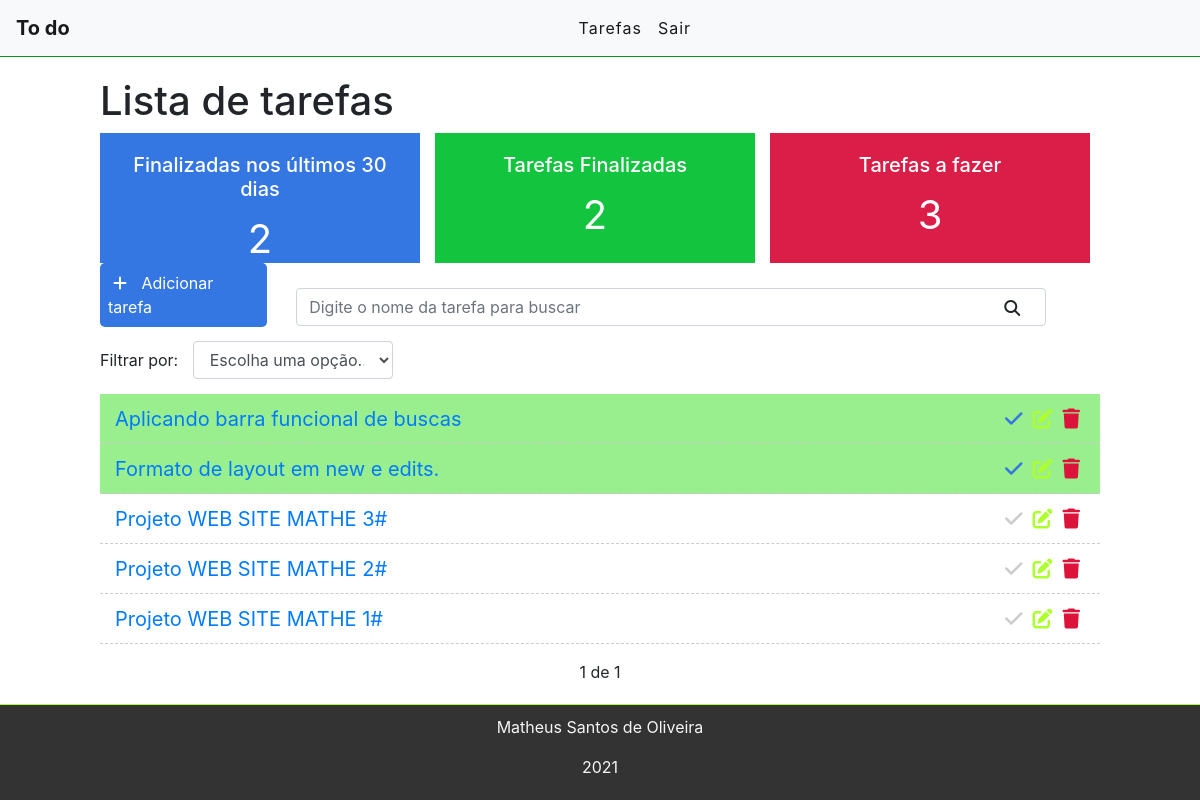
The app's page / (signed in), older data.
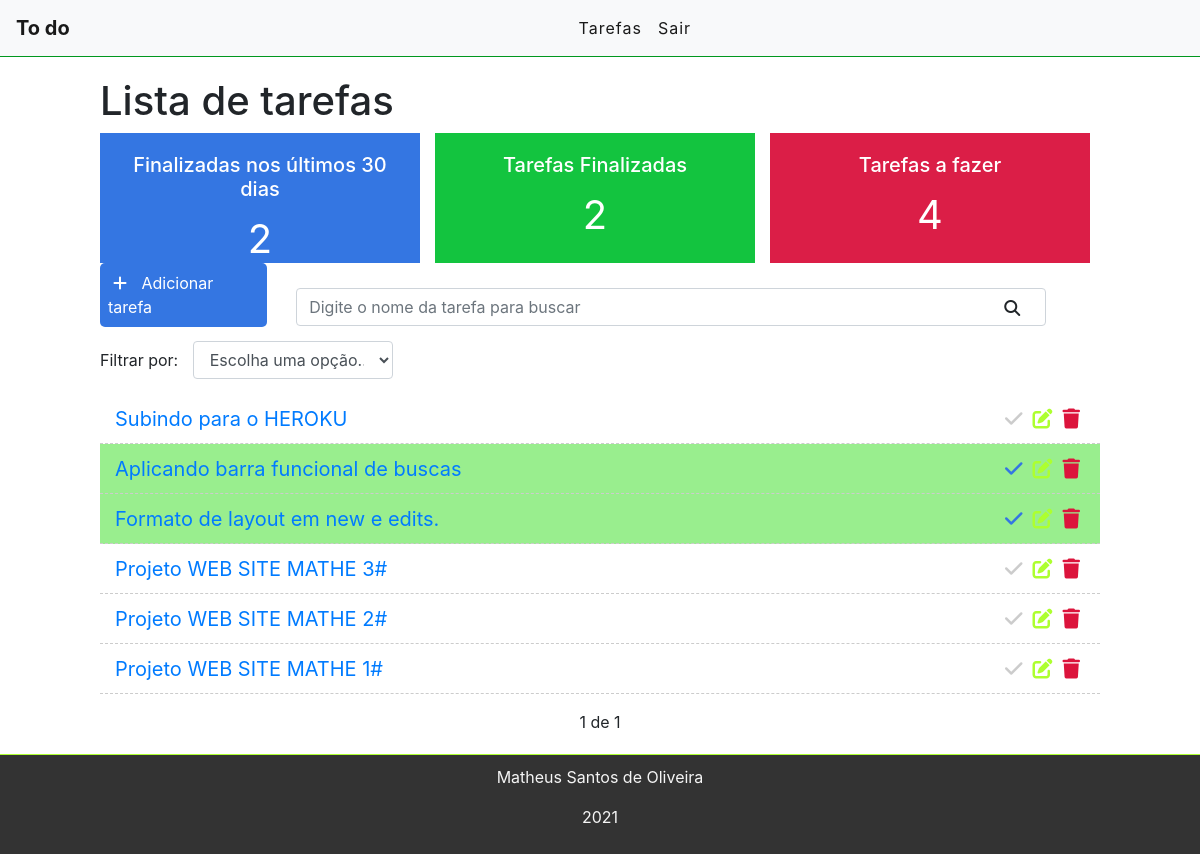
The same page, newer data.
### tasks/models.py (models this page shows, shortened)
class Task(models.Model):
    STATUS = (('doing', 'doing'), ('done', 'done'),)
    title = models.CharField(max_length=255)
    description = models.TextField()
    done = models.CharField(max_length=5,choices=STATUS)
    user = models.ForeignKey(get_user_model(), on_delete=models.CASCADE) #models.CASDADE deleta todos os dados quando o usuário deleta a conta
    created_at = models.DateField(auto_now_add=True)
    updated_at = models.DateField(auto_now=True)

### tasks/views.py (the view)
# urls.py: path('', views.Tasklist, name="task-list"),
@login_required
def Tasklist(request):
    search = request.GET.get('search')
    filter = request.GET.get('filter')
    taskDoneRecently = Task.objects.filter(done='done', updated_at__gt=datetime.datetime.now()-datetime.timedelta(days=30), user=request.user).count()
    taskDone = Task.objects.filter(done='done', user=request.user).count()
    taskDoing = Task.objects.filter(done='doing', user=request.user).count()
    if search:
        tasks = Task.objects.filter(title__icontains=search, user=request.user)
    elif filter:
        tasks = Task.objects.filter(done=filter, user=request.user)
    else:
        tasks_list = Task.objects.all().order_by('-id').filter(user=request.user)
        paginator = Paginator(tasks_list, 10)
        page = request.GET.get('page')
        tasks = paginator.get_page(page)
    return render(request, 'task/lista.html', {'tasks': tasks, 'taskrecently': taskDoneRecently, 'taskdoing': taskDoing ,'taskdone':taskDone})

### tasks/templates/task/lista.html (shortened to what this page needs)
{% extends 'base.html' %}
{% block content %}
<div class="offset-1 col-10 list-div">
    <h1>Lista de tarefas</h1>
    <div class="container dashboard">
        <div class="col-4 dashboard-box" id="dashboard-lastdays">
            <h4>Finalizadas nos últimos 30 dias</h4>
            <span>{{ taskrecently }}</span>
        </div>
        <div class="col-4 dashboard-box" id="dashboard-done">
            <h4>Tarefas Finalizadas</h4>
            <span>{{ taskdone }}</span>
        </div>
        <div class="col-4 dashboard-box" id="dashboard-doing">
            <h4>Tarefas a fazer</h4>
            <span>{{ taskdoing }}</span>
        </div>
    </div>
    <a id='add-link' href="/newtask/">
        <div class="col-2 add-div">
            <i class="fas fa-plus"></i> Adicionar tarefa
        </div>
    </a>
    <div class="col-9 search-div">
        <form method="GET" id="search-form">
            <input class="form-control" type="text" id="search" name="search"
                placeholder="Digite o nome da tarefa para buscar" value="{{ request.GET.search }}">
            <i class="fas fa-search" id="search-btn"></i>
        </form>
    </div>
    <div class="col-12 filter-div">
        <span>Filtrar por:</span>
        <select name="filter" id="filter" class="form-control">
            <option value="">Escolha uma opção...</option>
        </select>
    </div>
    <ul class="task-list">
        {% for task in tasks %}
        {% if task.done == 'doing' %}
        <li class="task-item">
            {% else %}
        <li class="task-item done">
            {% endif %}
            <span><a href="{{task.id}}">{{task.title}}</a></span>
            <a href="/delete/{{task.id}}" class="delete-btn"><span><i class="fas fa-trash"></i></span></a>
            <a href="/edit/{{task.id}}"><span><i class="fas fa-edit"></i></span></a>
            <a href="/changestatus/{{task.id}}"><span><i class="fas fa-check"></i></span></a>
        </li>
        {% endfor %}
    </ul>
    <div class="pagination">
        <span class="step-links">
            {% if tasks.paginator.num_pages %}
            <span class="current">
                {{ tasks.number }} de {{ tasks.paginator.num_pages }}
            </span>
            {% endif %}
        </span>
    </div>
</div>
{% endblock %}

Row changes from the older to the newer data that the page shows:
added Task: title "Subindo para o HEROKU"
Text that changed along with them:
{{ taskdoing }}: "3" → "4"
